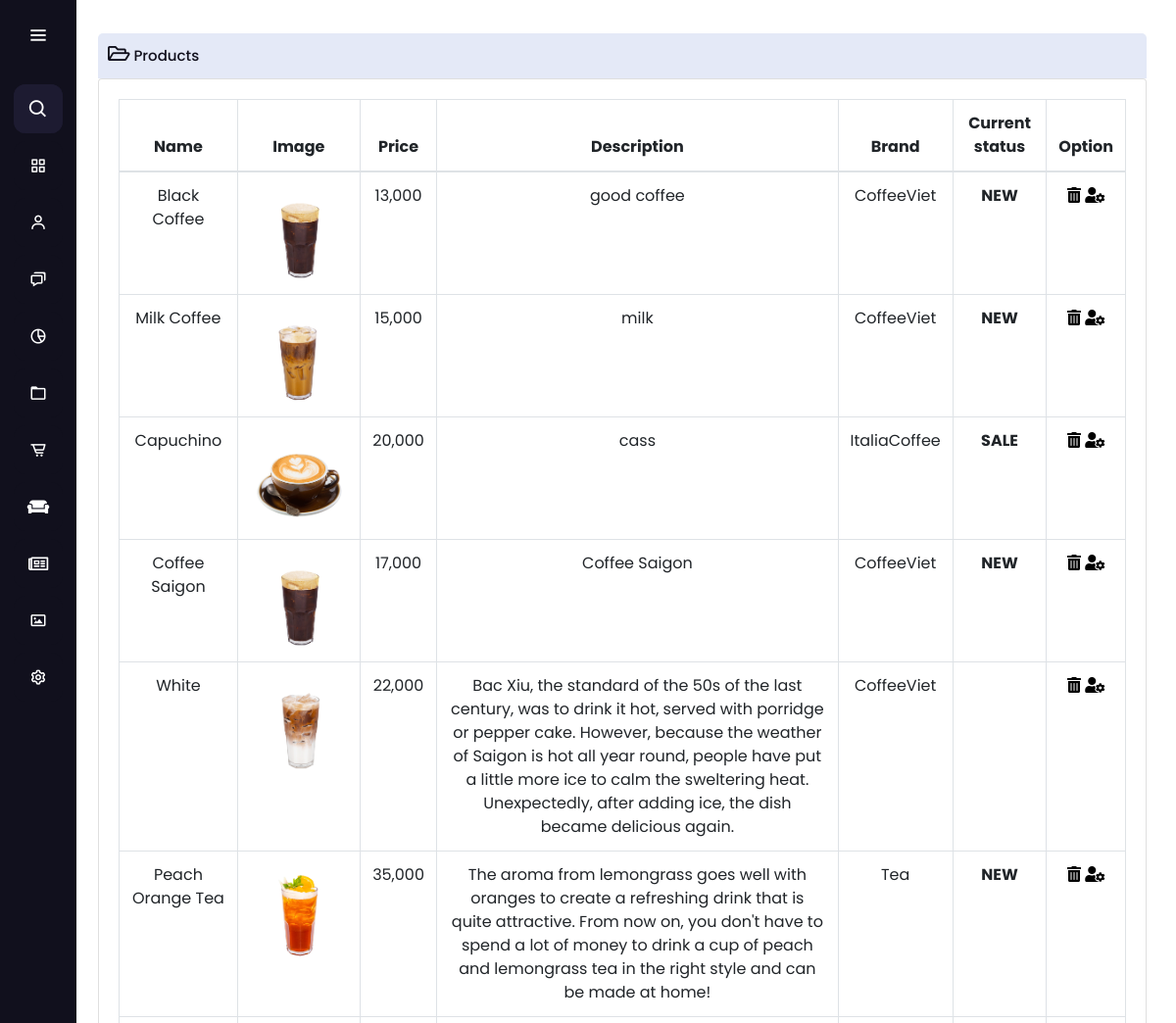
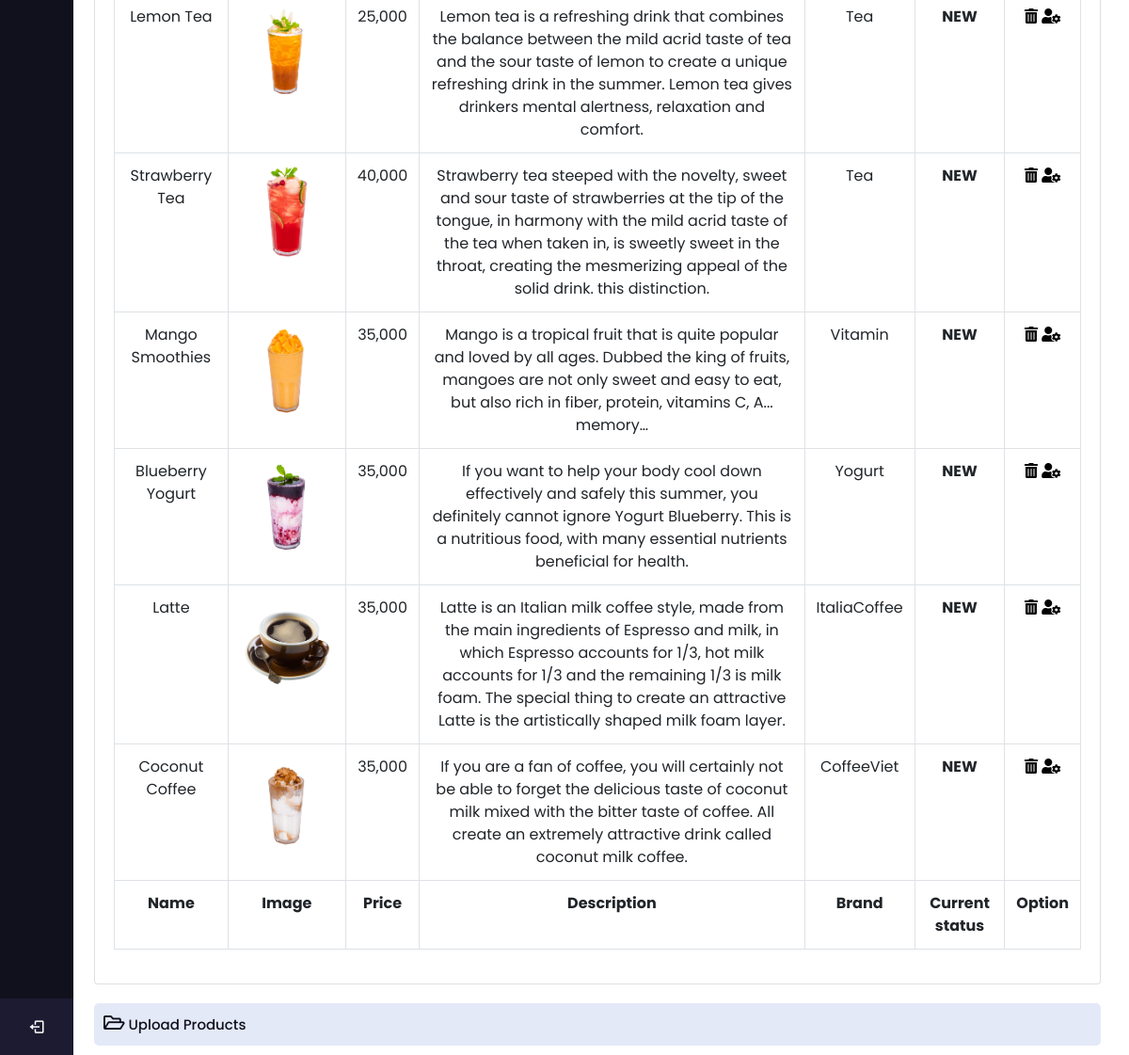
/admin/uploadproduct.php (signed in), run on the app's committed database (2 pictures, top to bottom).
### tables this page shows
CREATE TABLE `tbl_product` (
  `productId` int(11) NOT NULL,
  `productName` varchar(255) NOT NULL,
  `productImage` varchar(255) NOT NULL,
  `productPrice` int(11) NOT NULL,
  `productDescription` varchar(2000) NOT NULL,
  `brandID` varchar(255) NOT NULL,
  `productCurrentstatus` varchar(5) NOT NULL
);

### admin/libs/session.php (called while the page is built, shortened)
<?php
class Session
{
  static function get($key)
  {
    if (isset($_SESSION[$key])) {
      return $_SESSION[$key];
    }
    return null;
  }
}

### admin/libs/db_query/builder.php (called while the page is built, shortened)
<?php
class Builder
{
  private string $table;
  private array $columns = ["*"];
  public function __construct($table, $as = null)
  {
    $this->table = $table;
  }
  public function get($columns = ["*"])
  {
    $this->columns = $columns;
    return $this->execSelect();
  }
  private function buildSelect()
  {
    $columns = implode(", ", $this->columns);
    $sql = "SELECT $columns  FROM $this->table";
    $this->sql = $sql;
  }
}

### admin/libs/db_query/execution.php (called while the page is built, shortened)
<?php
trait Execution {
  public function execSelect() {
    $conn = Connection::connect();
    $stmt = $conn->query($this->sql);
    return $stmt->fetchAll(\PDO::FETCH_ASSOC);
  }
}

### admin/uploadproduct.php (the view, shortened to what this page needs)
<?php
$tbl_product = DB::table("tbl_product")->get();
?>
<!DOCTYPE html>
<html lang="en" dir="ltr">
<head>
  <link rel="stylesheet" href="./css/admin.css">
  <link rel="stylesheet" href="https://stackpath.bootstrapcdn.com/bootstrap/4.3.1/css/bootstrap.min.css">
  <link href='https://unpkg.com/boxicons@2.0.7/css/boxicons.min.css' rel='stylesheet'>
  <link rel="stylesheet" href="https://pro.fontawesome.com/releases/v5.10.0/css/all.css" />
</head>
<body>
  <?= include 'modules/sidebar.php' ?>
  <section class="home-section">
    <div class="text"><span><i class="far fa-folder-open"></i> Products</span></div>
    <div class="block">
      <div class="card mb-3">
        <div class="card-body">
          <div class="table-responsive">
            <table class="table table-bordered" id="dataTable" width="100%" cellspacing="0">
              <thead>
                <tr>
                  <th>Name</th>
                  <th>Image</th>
                  <th>Price</th>
                  <th>Description</th>
                  <th>Brand</th>
                  <th>Current status</th>
                  <th>Option</th>
                </tr>
              </thead>
              <tfoot>
                <tr>
                  <th>Name</th>
                  <th>Image</th>
                  <th>Price</th>
                  <th>Description</th>
                  <th>Brand</th>
                  <th>Current status</th>
                  <th>Option</th>
                </tr>
              </tfoot>
              <tbody>
                <?php foreach ($tbl_product as $row) { ?>
                  <tr>
                    <td><?= $row["productName"] ?></td>
                    <td><img width="100px" src="img/Coffee/<?= $row["productImage"] ?>" alt=""></td>
                    <td><?= number_format($row["productPrice"], 0, '', ',') ?></td>
                    <td><?= $row["productDescription"] ?></td>
                    <td><?= $row["brandID"] ?></td>
                    <td><b><?= $row["productCurrentstatus"] ?></b></td>
                    <td>
                      <form id="<?= $row['productId'] ?>" method="POST">
                        <button style="background-color: #fff; border: none;" type="button" name="delete" onclick="confirmDelete(this, '<?= $row['productId'] ?>');"><i class="fas fa-trash-alt"></i></button>
                        <button style="background-color: #fff; border: none;" type="submit" name="update"><i class="fas fa-user-cog"></i> </button>
                      </form>
                    </td>
                  </tr>
                <?php } ?>
              </tbody>
            </table>
          </div>
        </div>
      </div>
    </div>
  </section>
  <section class="home-section">
    <div class="text"><span onclick="showupload();"><i class="far fa-folder-open"></i> Upload Products</span></div>
  </section>
</body>
</html>

### admin/modules/sidebar.php (shortened to what this page needs)
<div class="sidebar">
  <div class="logo-details">
    <i class="bx bx-menu" id="btn"></i>
  </div>
  <ul class="nav-list">
    <li>
      <i class="bx bx-search"></i>
    </li>
    <li>
      <a href="index.php">
        <i class="bx bx-grid-alt"></i>
      </a>
    </li>
    <li>
      <a href="manageruser.php">
        <i class="bx bx-user"></i>
      </a>
    </li>
    <li>
      <a href="chat.php">
        <i class="bx bx-chat"></i>
      </a>
    </li>
    <li>
      <a href="chart.php">
        <i class="bx bx-pie-chart-alt-2"></i>
      </a>
    </li>
    <li>
      <a href="uploadproduct.php">
        <i class="bx bx-folder"></i>
      </a>
    </li>
    <li>
      <a href="order.php">
        <i class="bx bx-cart-alt"></i>
      </a>
    </li>
    <li>
      <a href="booking.php">
        <i class="fas fa-couch"></i>
      </a>
    </li>
    <li>
      <a href="blogs.php">
        <i class="far fa-newspaper"></i>
      </a>
    </li>
    <li>
      <a href="image.php">
        <i class="bx bx-image"></i>
      </a>
    </li>
    <li>
      <a href="#">
        <i class="bx bx-cog"></i>
      </a>
    </li>
    <li class="profile">
      <div class="profile-details">
        <div class="name_job">
          <div class="name">TruongTan</div>
          <div class="job">Admin User</div>
        </div>
      </div>
      <form method="post">
        <button type="submit" name="logout">
          <i class="bx bx-log-out" id="log_out"></i>
        </button>
      </form>
    </li>
  </ul>
</div>

### admin/css/admin.css (style rules this page uses)
* { margin: 0; padding: 0; box-sizing: border-box; font-family: "Poppins", sans-serif; }
.sidebar { position: fixed; left: 0; top: 0; height: 100%; width: 78px; background: #11101D; padding: 6px 14px; z-index: 99; transition: all 0.5s ease; }
.sidebar .logo-details { height: 60px; display: flex; align-items: center; position: relative; }
.sidebar .logo-details #btn { position: absolute; top: 50%; right: 0; transform: translateY(-50%); font-size: 22px; transition: all 0.4s ease; font-size: 23px; text-align: center; cursor: pointer; transition: all 0.5s ease; }
.sidebar i { color: #fff; height: 60px; min-width: 50px; font-size: 28px; text-align: center; line-height: 60px; }
.sidebar .nav-list { margin-top: 20px; height: 100%; }
.sidebar li { position: relative; margin: 8px 0; list-style: none; }
.sidebar .bx-search { position: absolute; top: 50%; left: 0; transform: translateY(-50%); font-size: 22px; background: #1d1b31; color: #FFF; }
.sidebar li a { display: flex; height: 100%; width: 100%; border-radius: 12px; align-items: center; text-decoration: none; transition: all 0.4s ease; background: #11101D; }
.sidebar li i { height: 50px; line-height: 50px; font-size: 18px; border-radius: 12px; }
.sidebar li.profile { position: fixed; height: 60px; width: 78px; left: 0; bottom: -8px; padding: 10px 14px; background: #1d1b31; transition: all 0.5s ease; overflow: hidden; }
.sidebar li .profile-details { display: flex; align-items: center; flex-wrap: nowrap; }
.sidebar li.profile .name, .sidebar li.profile .job { font-size: 15px; font-weight: 400; color: #fff; white-space: nowrap; }
.sidebar li.profile .job { font-size: 12px; }
.sidebar .profile #log_out { position: absolute; top: 50%; right: 0; transform: translateY(-50%); background: #1d1b31; width: 100%; height: 60px; line-height: 60px; border-radius: 0px; transition: all 0.5s ease; }
.home-section { position: relative; background: #E4E9F7; min-height: 30px; top: 10px; left: 100px; right: 200px; width: calc(100% - 130px); border-radius: 5px; margin-bottom: 20px; transition: all 0.5s ease; }
.home-section .text { display: inline-block; color: #11101d; font-size: 17px; font-weight: 500; margin: 10px; cursor: pointer; }
.text span { font-size: 15px; }
.text i { font-size: 20px; }
.block { display: block; background-color: white; text-align: center; }
table, th, td { border: 1px solid black; border-collapse: collapse; text-align: center; }

### data on the page
tbl_product: productName "Black Coffee", productImage (picture), productPrice "13,000", productDescription "good coffee", brandID "CoffeeViet", productCurrentstatus "NEW"
tbl_product: productName "Milk Coffee", productImage (picture), productPrice "15,000", productDescription "milk", brandID "CoffeeViet", productCurrentstatus "NEW"
tbl_product: productName "Capuchino", productImage (picture), productPrice "20,000", productDescription "cass", brandID "ItaliaCoffee", productCurrentstatus "SALE"
tbl_product: productName "Coffee Saigon", productImage (picture), productPrice "17,000", productDescription "Coffee Saigon", brandID "CoffeeViet", productCurrentstatus "NEW"
tbl_product: productName "White", productImage (picture), productPrice "22,000", productDescription "Bac Xiu, the standard of the 50s of the last century, was to drink it hot, served with porridge or pepper cake. However, because the weather of Saigon is hot all year round, people have put a little more ice to calm the sweltering heat. Unexpectedly, after adding ice, the dish became delicious again.", brandID "CoffeeViet"
tbl_product: productName "Peach Orange Tea", productImage (picture), productPrice "35,000", productDescription "The aroma from lemongrass goes well with oranges to create a refreshing drink that is quite attractive. From now on, you don't have to spend a lot of money to drink a cup of peach and lemongrass tea in the right style and can be made at home!", brandID "Tea", productCurrentstatus "NEW"
tbl_product: productName "Lemon Tea", productImage (picture), productPrice "25,000", productDescription "Lemon tea is a refreshing drink that combines the balance between the mild acrid taste of tea and the sour taste of lemon to create a unique refreshing drink in the summer. Lemon tea gives drinkers mental alertness, relaxation and comfort.", brandID "Tea", productCurrentstatus "NEW"
tbl_product: productName "Strawberry Tea", productImage (picture), productPrice "40,000", productDescription "Strawberry tea steeped with the novelty, sweet and sour taste of strawberries at the tip of the tongue, in harmony with the mild acrid taste of the tea when taken in, is sweetly sweet in the throat, creating the mesmerizing appeal of the solid drink. this distinction.", brandID "Tea", productCurrentstatus "NEW"
tbl_product: productName "Mango Smoothies", productImage (picture), productPrice "35,000", productDescription "Mango is a tropical fruit that is quite popular and loved by all ages. Dubbed the king of fruits, mangoes are not only sweet and easy to eat, but also rich in fiber, protein, vitamins C, A... memory…", brandID "Vitamin", productCurrentstatus "NEW"
tbl_product: productName "Blueberry Yogurt", productImage (picture), productPrice "35,000", productDescription "If you want to help your body cool down effectively and safely this summer, you definitely cannot ignore Yogurt Blueberry. This is a nutritious food, with many essential nutrients beneficial for health.", brandID "Yogurt", productCurrentstatus "NEW"
tbl_product: productName "Latte", productImage (picture), productPrice "35,000", productDescription "Latte is an Italian milk coffee style, made from the main ingredients of Espresso and milk, in which Espresso accounts for 1/3, hot milk accounts for 1/3 and the remaining 1/3 is milk foam. The special thing to create an attractive Latte is the artistically shaped milk foam layer.", brandID "ItaliaCoffee", productCurrentstatus "NEW"
tbl_product: productName "Coconut Coffee", productImage (picture), productPrice "35,000", productDescription "If you are a fan of coffee, you will certainly not be able to forget the delicious taste of coconut milk mixed with the bitter taste of coffee. All create an extremely attractive drink called coconut milk coffee.", brandID "CoffeeViet", productCurrentstatus "NEW"
